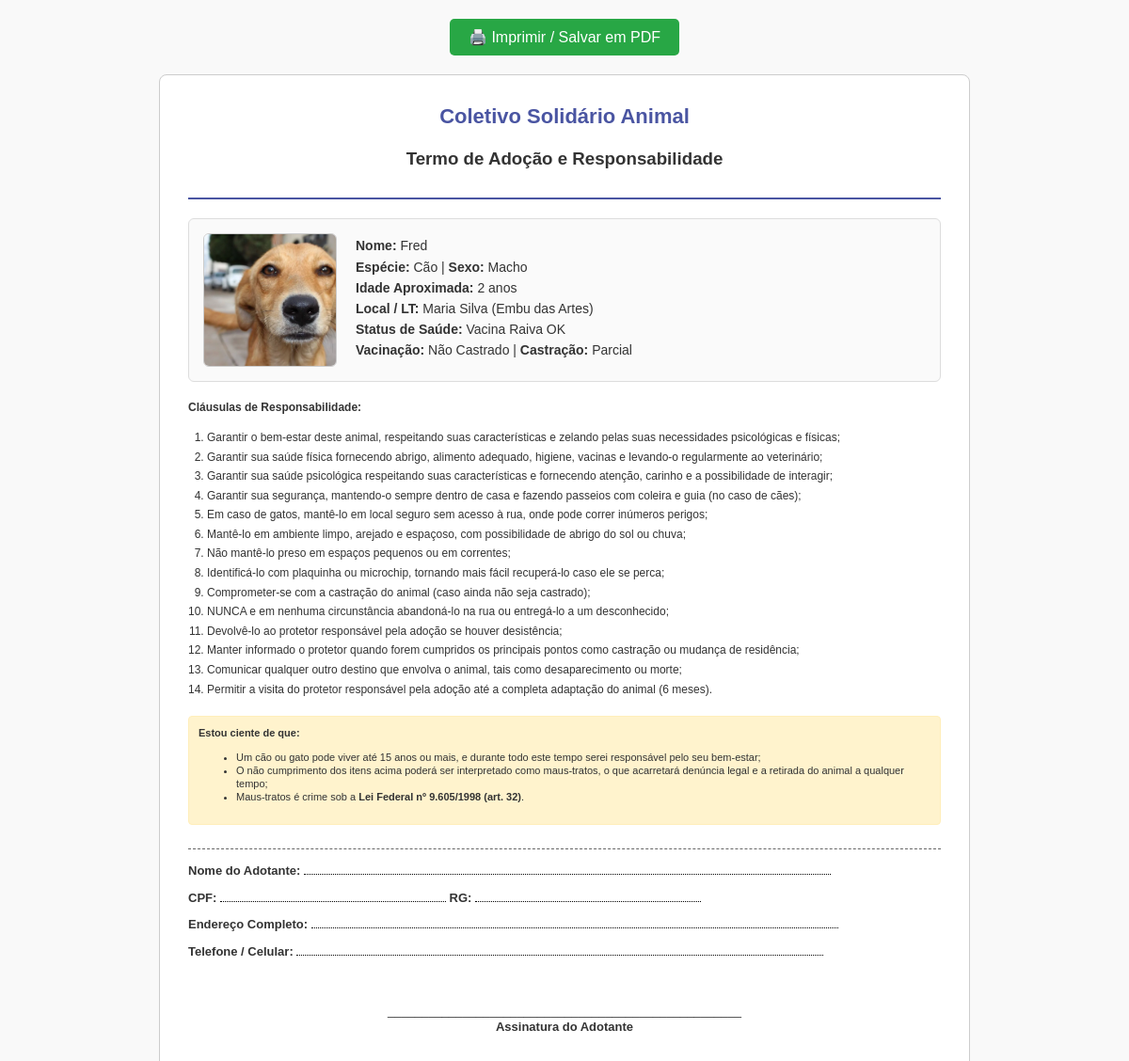
Page /termo/1 (signed in) on the committed database.
### tables this page shows
CREATE TABLE animais (
            id INTEGER PRIMARY KEY AUTOINCREMENT,
            nome TEXT NOT NULL,
            especie TEXT NOT NULL,
            porte TEXT NOT NULL,
            sexo TEXT,
            idade_aproximada TEXT,
            status_saude TEXT NOT NULL,
            observacoes_clinicas TEXT,
            status_castracao TEXT NOT NULL,
            status_vacinacao TEXT NOT NULL,
            status_adocao TEXT NOT NULL,
            id_lar_temporario INTEGER,
            foto TEXT,
            FOREIGN KEY (id_lar_temporario) REFERENCES lar_temporario(id_lar)
        );

CREATE TABLE lar_temporario (
            id_lar INTEGER PRIMARY KEY AUTOINCREMENT,
            nome_voluntario TEXT NOT NULL,
            contato_telefone TEXT NOT NULL,
            endereco_bairro TEXT NOT NULL,
            capacidade_maxima INTEGER NOT NULL,
            status_disponibilidade TEXT NOT NULL
        );

### app.py (the view)
@app.route('/termo/<int:id>')
def gerar_termo(id):
    if 'usuario_id' not in session:
        return redirect(url_for('login'))
    conn = sqlite3.connect('database.db')
    cursor = conn.cursor()
    cursor.execute('''
        SELECT a.nome, a.especie, a.porte, a.sexo, a.idade_aproximada, a.status_saude,
               a.observacoes_clinicas, a.status_castracao, a.status_vacinacao, a.status_adocao,
               a.foto, l.nome_voluntario, l.endereco_bairro
        FROM animais a
        LEFT JOIN lar_temporario l ON a.id_lar_temporario = l.id_lar
        WHERE a.id = ?
    ''', (id,))
    animal = cursor.fetchone()
    conn.close()
    if not animal:
        return "Animal não encontrado", 404
    return render_template('termo.html', animal=animal)

### templates/termo.html (shortened to what this page needs)
<!DOCTYPE html>
<html lang="pt-br">
<head>
</head>
<body>
    <div class="botoes">
        <button onclick="window.print()" class="btn-imprimir">🖨️ Imprimir / Salvar em PDF</button>
    </div>
    <div class="container">
        <div class="header">
            <h1>Coletivo Solidário Animal</h1>
            <h3>Termo de Adoção e Responsabilidade</h3>
        </div>
        <div class="animal-card">
            {% if animal[10] %}
                <img src="{{ url_for('static', filename='uploads/' + animal[10]) }}" class="animal-foto" alt="Foto de {{ animal[0] }}">
            {% else %}
                <div class="animal-foto" style="display:flex;align-items:center;justify-content:center;background:#eee;">Sem foto</div>
            {% endif %}
            <div class="animal-info">
                <p><strong>Nome:</strong> {{ animal[0] }}</p>
                <p><strong>Espécie:</strong> {{ animal[1] }} | <strong>Sexo:</strong> {{ animal[3] }}</p>
                <p><strong>Idade Aproximada:</strong> {{ animal[4] }}</p>
                <p><strong>Local / LT:</strong> {{ animal[11] }} ({{ animal[12] }})</p>
                <p><strong>Status de Saúde:</strong> {{ animal[5] }}</p>
                <p><strong>Vacinação:</strong> {{ animal[7] }} | <strong>Castração:</strong> {{ animal[8] }}</p>
            </div>
        </div>
        <div class="clausulas">
            <h4>Cláusulas de Responsabilidade:</h4>
            <ol>
                <li>Garantir o bem-estar deste animal, respeitando suas características e zelando pelas suas necessidades psicológicas e físicas;</li>
                <li>Garantir sua saúde física fornecendo abrigo, alimento adequado, higiene, vacinas e levando-o regularmente ao veterinário;</li>
                <li>Garantir sua saúde psicológica respeitando suas características e fornecendo atenção, carinho e a possibilidade de interagir;</li>
                <li>Garantir sua segurança, mantendo-o sempre dentro de casa e fazendo passeios com coleira e guia (no caso de cães);</li>
                <li>Em caso de gatos, mantê-lo em local seguro sem acesso à rua, onde pode correr inúmeros perigos;</li>
                <li>Mantê-lo em ambiente limpo, arejado e espaçoso, com possibilidade de abrigo do sol ou chuva;</li>
                <li>Não mantê-lo preso em espaços pequenos ou em correntes;</li>
                <li>Identificá-lo com plaquinha ou microchip, tornando mais fácil recuperá-lo caso ele se perca;</li>
                <li>Comprometer-se com a castração do animal (caso ainda não seja castrado);</li>
                <li>NUNCA e em nenhuma circunstância abandoná-lo na rua ou entregá-lo a um desconhecido;</li>
                <li>Devolvê-lo ao protetor responsável pela adoção se houver desistência;</li>
                <li>Manter informado o protetor quando forem cumpridos os principais pontos como castração ou mudança de residência;</li>
                <li>Comunicar qualquer outro destino que envolva o animal, tais como desaparecimento ou morte;</li>
                <li>Permitir a visita do protetor responsável pela adoção até a completa adaptação do animal (6 meses).</li>
            </ol>
        </div>
        <div class="alerta-legal">
            <strong>Estou ciente de que:</strong>
            <ul>
                <li>Um cão ou gato pode viver até 15 anos ou mais, e durante todo este tempo serei responsável pelo seu bem-estar;</li>
                <li>O não cumprimento dos itens acima poderá ser interpretado como maus-tratos, o que acarretará denúncia legal e a retirada do animal a qualquer tempo;</li>
                <li>Maus-tratos é crime sob a <strong>Lei Federal nº 9.605/1998 (art. 32)</strong>.</li>
            </ul>
        </div>
        <div class="campos-adotante">
            <div class="linha-campo"><strong>Nome do Adotante:</strong> <span class="pontilhado"></span></div>
            <div class="linha-campo"><strong>CPF:</strong> <span class="pontilhado" style="width: 30%;"></span> <strong>RG:</strong> <span class="pontilhado" style="width: 30%;"></span></div>
            <div class="linha-campo"><strong>Endereço Completo:</strong> <span class="pontilhado"></span></div>
            <div class="linha-campo"><strong>Telefone / Celular:</strong> <span class="pontilhado"></span></div>
            <br><br>
            <div class="linha-campo" style="text-align: center;">
                ____________________________________________________<br>
                <strong>Assinatura do Adotante</strong>
            </div>
        </div>
    </div>
</body>
</html>

### templates/termo.html (style rules this page uses)
body { font-family: Arial, sans-serif; color: #333; line-height: 1.3; margin: 20px; background-color: #f9f9f9; }
.container { max-width: 800px; margin: 0 auto; background: #fff; padding: 30px; border: 1px solid #ccc; border-radius: 8px; }
.header { text-align: center; border-bottom: 2px solid #4A55A2; padding-bottom: 10px; margin-bottom: 20px; }
.header h1 { color: #4A55A2; margin: 0; font-size: 22px; }
.animal-card { display: flex; gap: 20px; border: 1px solid #ddd; padding: 15px; border-radius: 6px; background-color: #fafafa; margin-bottom: 20px; }
.animal-foto { width: 140px; height: 140px; object-fit: cover; border-radius: 6px; border: 1px solid #ccc; }
.animal-info p { margin: 4px 0; font-size: 14px; }
.clausulas { font-size: 12px; margin-bottom: 20px; }
.clausulas ol { padding-left: 20px; }
.clausulas li { margin-bottom: 5px; }
.alerta-legal { background-color: #fff3cd; border: 1px solid #ffeeba; padding: 10px; font-size: 11px; border-radius: 4px; margin-bottom: 25px; }
.campos-adotante { border-top: 1px dashed #666; padding-top: 15px; font-size: 13px; }
.linha-campo { margin-bottom: 12px; }
.pontilhado { border-bottom: 1px dotted #000; display: inline-block; width: 70%; }
.botoes { text-align: center; margin-bottom: 20px; }
.btn-imprimir { background-color: #28a745; color: white; border: none; padding: 10px 20px; font-size: 16px; border-radius: 5px; cursor: pointer; }

### rows in the picture
animais: foto (picture), nome "Fred", especie "Cão", sexo "Macho", idade_aproximada "2 anos", status_saude "Vacina Raiva OK", status_castracao "Não Castrado", status_vacinacao "Parcial"
lar_temporario: nome_voluntario "Maria Silva", endereco_bairro "Embu das Artes"
